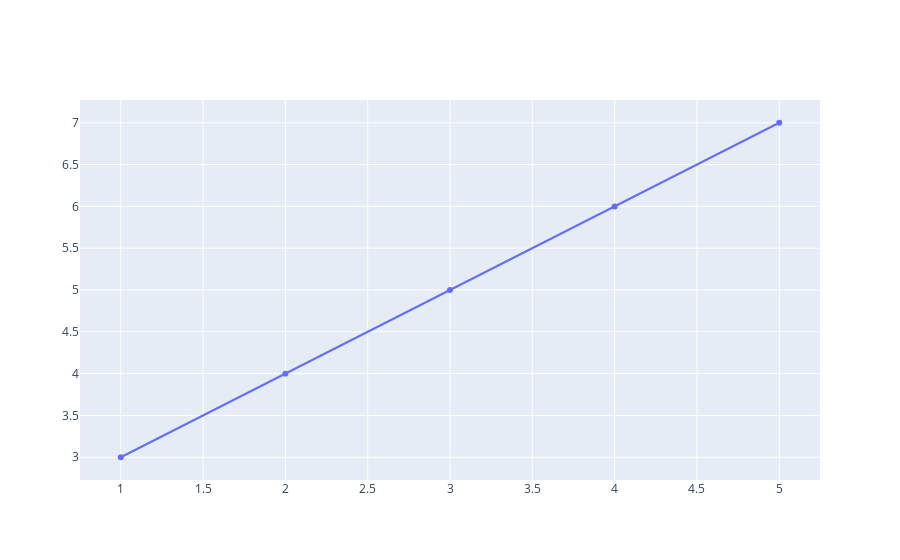

Source (notebook cell):
### Code cell
fig = go.Figure()

fig.add_trace(go.Scatter(x = [1,2,3,4,5], y = [3,4,5,6,7]))

### Figure 1 — Plotly figure (JSON) as saved in the notebook; plotly's stock layout.template omitted (floating-point values rounded to 4 significant figures)
{"data": [{"type": "scatter", "x": [1, 2, 3, 4, 5], "y": [3, 4, 5, 6, 7]}], "layout": {}}
